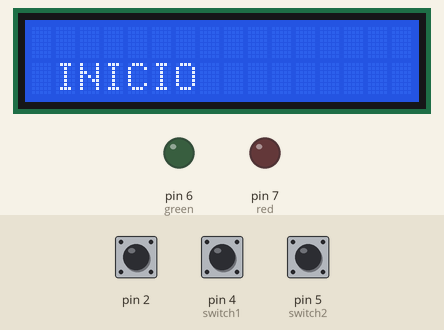
Recording of a sketch running on a simulated Arduino Uno, built with avr-gcc and run on an emulated ATmega328P. Shown: 16×2 character LCD, output pins drawn as LEDs (lit = HIGH). The test bench sets the inputs (shaded band); at power-on: pin 2 HIGH, pin 4 (switch1) LOW, pin 5 (switch2) LOW. EEPROM starts erased.

Above: at 1.4 s.
1.5 s: pin 2 driven LOW
At 2.2 s:
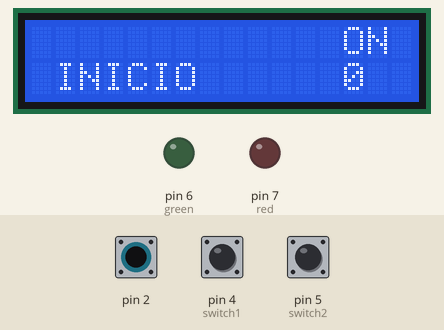
3.0 s: pin 2 pulsed HIGH 5 times (0.12 s each, 0.3 s apart)
At 4.8 s:
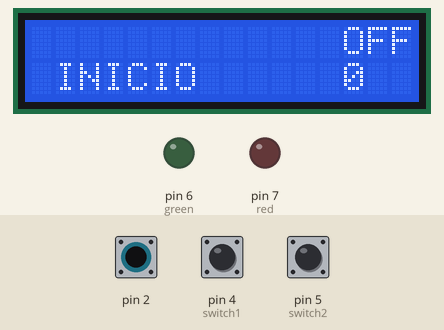
Timing chart, 0 to 6.3 s (numbered marks = the images above; inputs shaded):
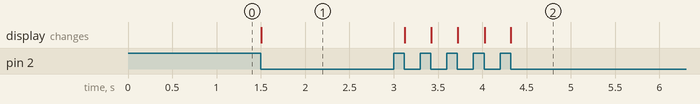

The sketch:

configDipswitch.ino
```cpp
/*
   Nombre: Sofia Lopez
   Fecha:  22 de Enero de 2019
   Instruccion:
               Estimados estudiantes: Realizar un programa que permita que el conversor análogo digital
               configure al perro guardían a 10,20,30 y 40 segundos. Este proceso se visualiza en una lcd.
*/
#include <EEPROM.h>
#include <avr/wdt.h>  // libreria avr
#include <LiquidCrystal.h>    //libreria para lcd
#include <TimerOne.h>
LiquidCrystal lcd (13, 12, 11, 10, 9, 8); // RS, E, D4, D5, D6, D7 pines de lcd a arduino
#define red 7
#define green 6
#define switch1 4
#define switch2 5
int sw1;
int sw2;

int dato; // variable para obtener el CAD
int on = 0;     // variable para encender el sistema
void setup() {
  Serial.begin(9600);
  lcd.begin(16, 2);   //inicializa la lcd
  // attachInterrupt(1, dormir, FALLING);
  attachInterrupt(0, activacion, FALLING);
  lcd.setCursor(1, 1);    // ubicacion del cursor
  lcd.print("INICIO");   // impresion de mensaje
  delay(200);
  pinMode(red, OUTPUT);
  pinMode(green, OUTPUT);
  Timer1.initialize(1000000); // si on es igual a 0 se activa el timer
  Timer1.attachInterrupt(conteo);
  pinMode(switch1, INPUT);
  pinMode(switch2, INPUT);

  //EEPROM.write(0,0);
  EEPROM.read(0);
}
void loop() {
  //  dato = (analogRead(0) * 5.0 / 1023.0);    // regla de tres para obteneer el CAD
  //  lcd.setCursor(1, 0);  // ubicacion de cursor en lcd
  //  lcd.print("CAD:");  // impresion de mensaje
  //  lcd.setCursor(6, 0);  // ubicacion de cursor en lcd
  //  lcd.print(dato);    // impresion de dato CAD
  //  delay(200);

}

void activacion() {
  on = 1 - on;
  if (on == 1) {
    lcd.setCursor(13, 0);
    lcd.print("ON ");
    delay(100);
    dormir();
    EEPROM.write(5, 1);
  }
  else {
    lcd.setCursor(13, 0);
    lcd.print("OFF");
    delay(100);
    wdt_disable(); // desactiva el wdt
    EEPROM.write(5, 0);
  }
}
void dormir() {
  sw1 = digitalRead(switch1);
  sw2 = digitalRead(switch2);

  if (sw1 == LOW && sw2 == LOW) {

    lcd.setCursor(13, 1);
    lcd.print("0");
    delay(10);
    EEPROM.update(0, 0);
  }

  if (sw1 == HIGH && sw2 == LOW) { // condicion para activar el wdt en 2s
    wdt_enable(WDTO_2S);
    lcd.setCursor(13, 1);
    lcd.print("2");
    delay(10);
    EEPROM.update(0, 1);

  }

  if (sw1 == LOW && sw2 == HIGH) { // condicion para activar el wdt en 4s
    wdt_enable(WDTO_4S);
    lcd.setCursor(13, 1);
    lcd.print("4");
    delay(10);
    EEPROM.update(0, 2);

  }

  if ( sw1 == HIGH && sw2 == HIGH) { // condicion para activar el wdt en 8s
    wdt_enable(WDTO_8S);
    lcd.setCursor(13, 1);
    lcd.print("8");
    delay(10);
    EEPROM.update(0, 3);

  }
}

void conteo() {

}
```

Measured:
- after the input at 1.5 s, the display: changes at once (image 1)
- after the input at 3.0 s, the display: changes after 0.12 s (image 2)
